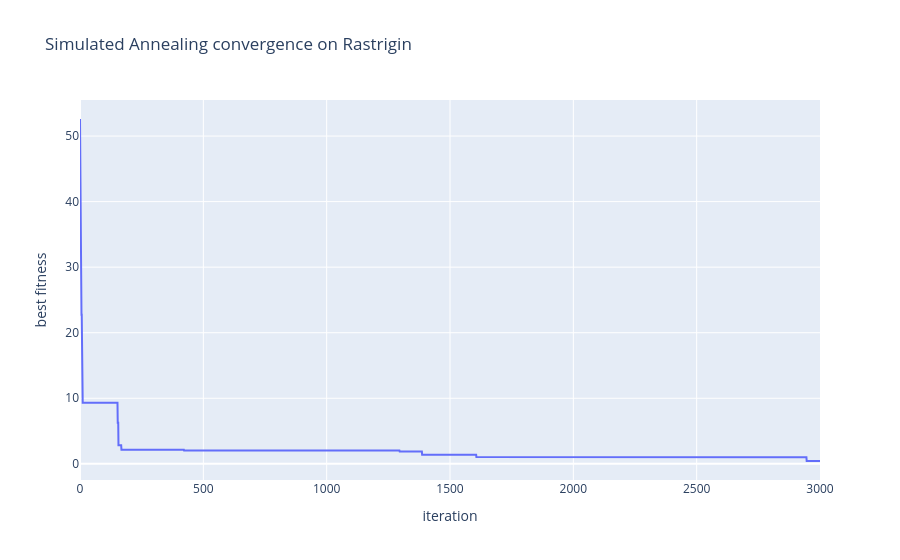

The notebook cell this image was saved under:
### Code cell
go.Figure(go.Scatter(y=result.fitness_history)).update_layout(
    title='Simulated Annealing convergence on Rastrigin', xaxis_title='iteration', yaxis_title='best fitness'
).show()

### Figure 1 — Plotly figure (JSON) as saved in the notebook; plotly's stock layout.template omitted (floating-point values rounded to 4 significant figures; data arrays with more than 128 entries replaced by an {"elided": "..."} marker saying what was removed)
{"data": [{"type": "scatter", "y": {"elided": "3001 float values"}}], "layout": {"title": {"text": "Simulated Annealing convergence on Rastrigin"}, "xaxis": {"title": {"text": "iteration"}}, "yaxis": {"title": {"text": "best fitness"}}}}
